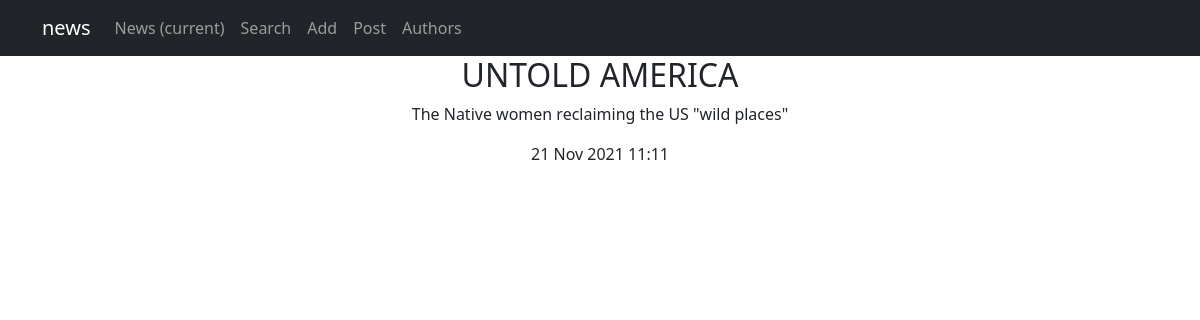
The app's page /news/post/1/ with its own data.
### news/models.py (models this page shows, shortened)
class Post(models.Model):
    author = models.ForeignKey(Author, on_delete=models.CASCADE)
    NEWS = "NW"
    ARTICLE = "AR"
    CATEGORY_CHOICES = (
        (NEWS, "Новость"),
        (ARTICLE, "Статья")
    )
    categoryType = models.CharField(max_length=2, choices=CATEGORY_CHOICES, default=ARTICLE)
    dateCreation = models.DateTimeField(auto_now_add=True)
    postCategory = models.ManyToManyField(Category, through="PostCategory")
    title = models.CharField(max_length=128)
    text = models.TextField()
    rating = models.SmallIntegerField(default=0)

### news/views.py (the view)
# urls.py: path('post/<int:pk>/', PostDetail.as_view()),
class PostDetail(DetailView):
    model = Post
    context_object_name = 'Post'
    template_name = 'news/post_detail.html'
    queryset = Post.objects.all()

### news/templates/news/post_detail.html
{% extends 'flatpages/default.html' %}
{% load custom_filters %}
{% block content %}
<h2>{{ Post.title }}</h2>
<p>{{ Post.text }}</p>
<p>{{ Post.dateCreation|date:'d M Y H:m' }}</p>
{% endblock content %}

### records on screen
Post: title "UNTOLD AMERICA", text "The Native women reclaiming the US \"wild places\"", dateCreation "21 Nov 2021 11:11"
